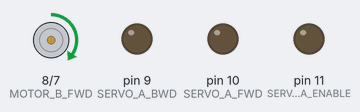
Simulated run of this sketch. Board: Arduino Uno, built with avr-gcc and run on an emulated ATmega328P. On the bench: motor-driver pin pairs drawn as motors (green arrow = first pin HIGH = forward, orange = second pin HIGH = backward, longer = more drive, scaled by the enable pin), output pins drawn as LEDs (lit = HIGH).

Above: at 0.1 s.
At 9.1 s:
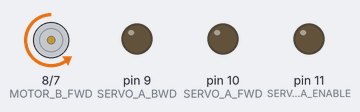
At 21.1 s:
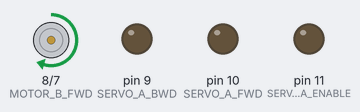
At 39.1 s:
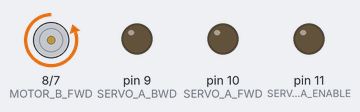
Timing chart, 0 to 40.0 s (numbered marks = the images above):
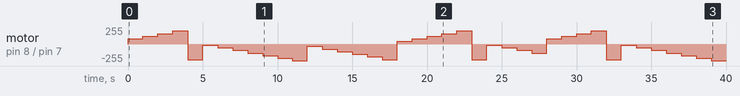

Measured:
- by itself, motor on pin 8 (MOTOR_B_FWD) / pin 7 (MOTOR_B_BWD): stopped → forward 78/255 at 0.00 s, → forward 117/255 1.0 s later, → forward 156/255 1.0 s later, → forward 196/255 1.0 s later, … (40 changes in this stretch)

The sketch:

drive.ino
```cpp
#define MOTOR_B_ENABLE 6
#define MOTOR_B_BWD 7
#define MOTOR_B_FWD 8
#define SERVO_A_BWD 9
#define SERVO_A_FWD 10
#define SERVO_A_ENABLE 11

int throttle = 0;
int steer = 0;

enum {FWD, BWD, LEFT, RIGHT} dir;

typedef struct HBridge {
  int fwd;
  int bwd;
  int enable;
};

HBridge motor = {MOTOR_B_FWD, MOTOR_B_BWD, MOTOR_B_ENABLE};
HBridge serv = {SERVO_A_FWD, SERVO_A_BWD, SERVO_A_ENABLE};

void setup() {

  Serial.begin(9600);

  digitalWrite(MOTOR_B_FWD, LOW);
  digitalWrite(MOTOR_B_BWD, LOW);
  digitalWrite(SERVO_A_FWD, LOW);
  digitalWrite(SERVO_A_BWD, LOW);

  pinMode(MOTOR_B_FWD, OUTPUT);
  pinMode(MOTOR_B_BWD, OUTPUT);
  pinMode(MOTOR_B_ENABLE, OUTPUT);
  pinMode(SERVO_A_FWD, OUTPUT);
  pinMode(SERVO_A_BWD, OUTPUT);
  pinMode(SERVO_A_ENABLE, OUTPUT);


  dir = FWD;
}

void loop() {

  digitalWrite(MOTOR_B_FWD, HIGH);
  digitalWrite(MOTOR_B_BWD, LOW);

  for (int i = 20; i < 200; i += 10) {
    drive(i);
    delay(1000);
  }

  for (int i = 10; i < 101; i += 10) {
    drive(i);
    delay(1000);
  }
}

void serialEvent() {

}


void drive(int x) {

  if (x < 51) dir = FWD;
  else dir = BWD;

  power(map(abs(x), 0, 51, 0, 200));
}

void power(int pwm) {

  switch (dir) {
    case FWD :
      digitalWrite(motor.fwd, 1);
      digitalWrite(motor.bwd, 0);
      break;
    case BWD :
      digitalWrite(motor.fwd, 0);
      digitalWrite(motor.bwd, 1);
      break;
  }
  analogWrite(motor.enable, pwm);
}
```
